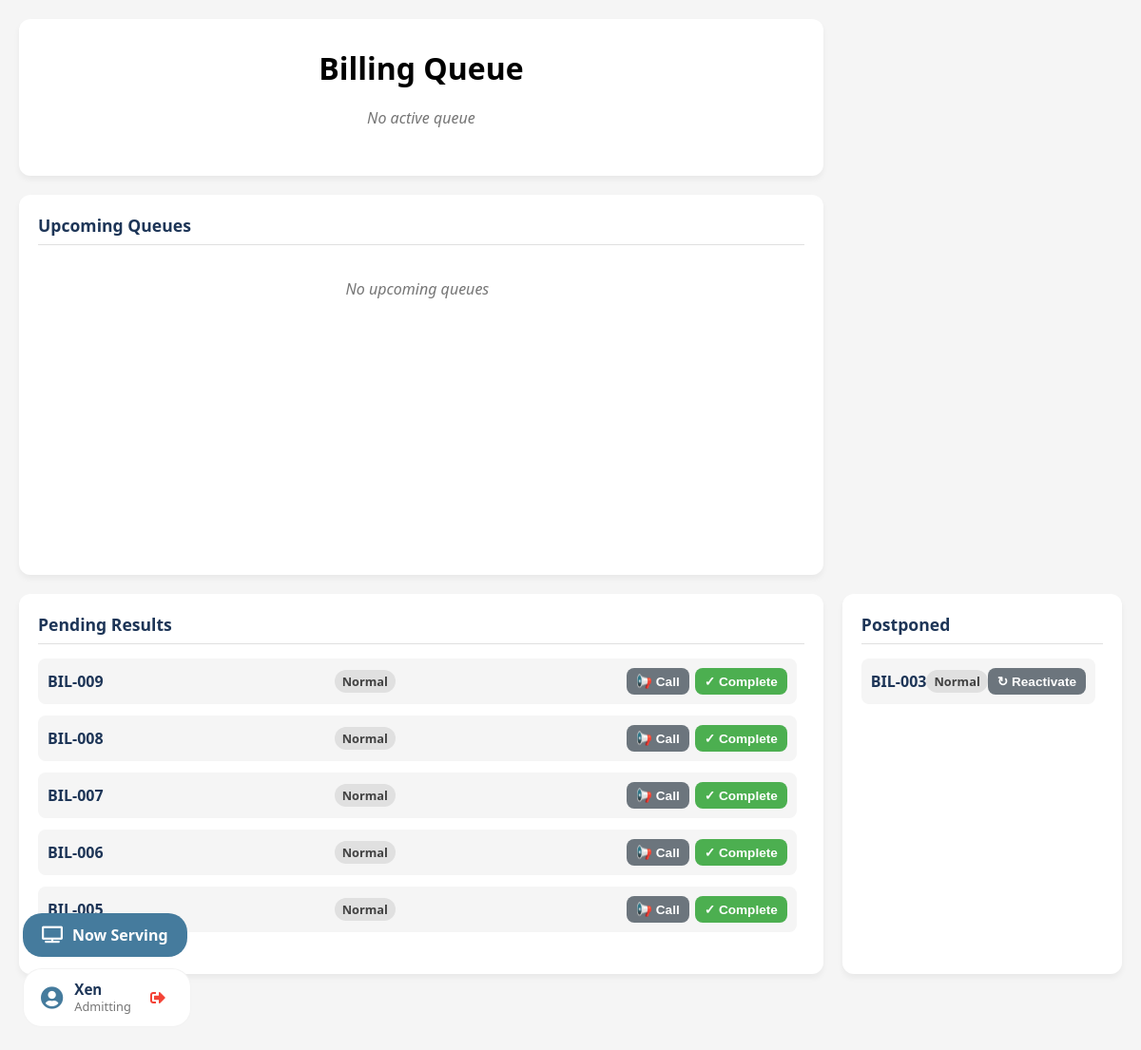
Screenshot of /queue_bil.php (signed in) with the database file from the repository.
### tables this page shows
CREATE TABLE `departments` (
  `dept_id` int(11) NOT NULL,
  `name` varchar(255) DEFAULT NULL,
  `description` text DEFAULT NULL,
  `date_created` datetime DEFAULT current_timestamp()
);

CREATE TABLE `queues` (
  `qid` int(11) NOT NULL,
  `queue_num` varchar(20) NOT NULL,
  `status` enum('waiting','in-progress','completed','postponed','pending') DEFAULT 'waiting',
  `service_name` varchar(100) NOT NULL,
  `priority` enum('Normal','Emergency','PWD','Senior Citizen','Pregnant','Red Flag') DEFAULT 'Normal',
  `department_id` int(11) NOT NULL,
  `announcement_count` int(11) NOT NULL,
  `was_postponed` tinyint(4) NOT NULL DEFAULT 0,
  `created_at` datetime DEFAULT current_timestamp(),
  `updated_at` datetime DEFAULT current_timestamp() ON UPDATE current_timestamp(),
  `created_by` int(11) NOT NULL
);

### queue_bil.php (the view, shortened to what this page needs)
<?php
require('lib/conn.php');
$username = $_SESSION['username'];
$departmentId = isset($_GET['department_id']) ? intval($_GET['department_id']) : 1;
$deptName = "Unknown Department";
$deptStmt = $conn->prepare("SELECT name FROM departments WHERE dept_id = :dept_id");
$deptStmt->execute(['dept_id' => $departmentId]);
if ($row = $deptStmt->fetch()) {
    $deptName = $row['name'];
}
$userDeptName = "Unknown User's Department";
$deptStmt = $conn->prepare("SELECT d.name FROM departments d
                            JOIN users u ON d.dept_id = u.dept_id
                            WHERE u.user_id = :user_id ");
$deptStmt->execute(['user_id' => $_SESSION['user_id']]);
if ($row = $deptStmt->fetch()){
  $userDeptName = $row['name'];
}
$currentStmt = $conn->prepare("
    SELECT * FROM queues
    WHERE status = 'in-progress' AND department_id = :dept_id
    ORDER BY
            CASE
                WHEN priority = 'Red Flag' THEN 0
                 WHEN priority = 'Emergency' THEN 1
                WHEN priority IN ('PWD', 'Senior Citizen', 'Pregnant') THEN 2
                ELSE 3
            END,
        CAST(SUBSTRING(queue_num, 3) AS UNSIGNED) ASC
    LIMIT 1
");
$currentStmt->execute(['dept_id' => $departmentId]);
$currentQueue = $currentStmt->fetch();
$upcomingStmt = $conn->prepare("
    SELECT * FROM queues
    WHERE status = 'waiting' AND department_id = :dept_id
     ORDER BY
            CASE
                WHEN priority = 'Red Flag' THEN 0
                 WHEN priority = 'Emergency' THEN 1
                WHEN priority IN ('PWD', 'Senior Citizen', 'Pregnant') THEN 2
                ELSE 3
            END,
        created_at ASC
");
$upcomingStmt->execute(['dept_id' => $departmentId]);
$allUpcomingQueues = $upcomingStmt->fetchAll();
$postponedStmt = $conn->prepare("
    SELECT * FROM queues
    WHERE status = 'postponed' AND department_id = :dept_id
    ORDER BY updated_at DESC
    LIMIT 5
");
$postponedStmt->execute(['dept_id' => $departmentId]);
$postponedQueues = $postponedStmt->fetchAll();
$pendingStmt = $conn->prepare("
    SELECT * FROM queues
    WHERE status = 'pending' AND department_id = :dept_id
    ORDER BY updated_at DESC
    LIMIT 5
");
$pendingStmt->execute(['dept_id' => $departmentId]);
$pendingQueues = $pendingStmt->fetchAll();
$hasUpcomingQueues = count($allUpcomingQueues) > 0;
?>
<!DOCTYPE html>
<html lang="en">
<head>
  <link rel="stylesheet" href="https://cdnjs.cloudflare.com/ajax/libs/font-awesome/5.15.4/css/all.min.css">
</head>
<body>
<div class="user-info-panel">
  <a href="lab_display.php" class="now-serving-btn" title="View Display Screen" target="_blank">
    <i class="fas fa-tv"></i>
    <span>Now Serving</span>
  </a>
  <div class="user-info-content">
    <i class="fas fa-user-circle user-icon"></i>
    <div class="user-details">
      <span class="username"><?php echo htmlspecialchars($username); ?></span>
      <span class="dept-name"><?php echo htmlspecialchars($userDeptName); ?></span>
    </div>
    <button id="logoutBtn" class="logout-btn" title="Logout">
      <i class="fas fa-sign-out-alt"></i>
    </button>
  </div>
</div>
  <div class="side-panel">
    <div class="card">
      <div class="card-header">
        <span>Pending Results</span>
      </div>
      <div class="card-body">
        <?php foreach ($pendingQueues as $q): ?>
          <div class="queue-item">
            <span class="queue-item-number"><?= $q['queue_num'] ?></span>
            <span class="priority-flag <?= getPriorityClass($q['priority']) ?>">
              <?= ucfirst($q['priority']) ?>
            </span>
            <div class="queue-item-actions">
              <button class="btn btn-secondary btn-sm" onclick="callPendingQueue('<?= $q['queue_num'] ?>')" title="Call patient back">
                📢 Call
              </button>
              <form method="post" style="display:inline;">
                <button type="submit" name="complete_pending" class="btn btn-success btn-sm" title="Mark as completed">
                  ✓ Complete
                </button>
              </form>
            </div>
          </div>
        <?php endforeach; ?>
      </div>
    </div>
  </div>
  <div class="main-content">
    <div class="card current-queue">
      <h1><?= htmlspecialchars($deptName) ?> Queue</h1>
      <?php if ($currentQueue): ?>
        <div class="queue-details">
          <div>Currently Serving</div>
          <div class="queue-number"><?= $currentQueue['queue_num'] ?></div>
          <div><?= htmlspecialchars($currentQueue['service_name']) ?></div>
          <div>Priority: <?= ucfirst($currentQueue['priority']) ?></div>
        </div>
        <div class="announcement-count">
          Announcements: <?= $currentQueue['announcement_count'] ?? 0 ?>/3
        </div>
        <div class="queue-actions">
          <?php if (($currentQueue['announcement_count'] ?? 0) < 3): ?>
            <button class="announce-btn btn btn-primary" onclick="announceCurrentQueue()">
              📢 Announce
            </button>
          <?php else: ?>
            <button class="announce-btn btn btn-primary" disabled style="opacity: 0.6; cursor: not-allowed;">
              📢 Announce (Max 3)
            </button>
          <?php endif; ?>
          <?php if (!$hasUpcomingQueues): ?>
            <form method="post">
              <input type="hidden" name="qid" value="<?= $currentQueue['qid'] ?>">
              <button type="submit" name="complete_current" class="btn btn-success">
                ✓ Completed
              </button>
            </form>
          <?php endif; ?>
          <form method="post" style="display:inline;">
            <button type="submit" name="pending_queue" class="btn btn-warning">
              ⏳ Pending
            </button>
          </form>
          <?php if (($currentQueue['announcement_count'] ?? 0) >= 3): ?>
            <form method="post" style="display:inline;">
              <button type="submit" name="postpone_queue" class="btn btn-danger">
                ↻ Postpone Queue
              </button>
            </form>
          <?php endif; ?>
        </div>
      <?php else: ?>
        <div class="empty-state">No active queue</div>
      <?php endif; ?>
    </div>
    <div class="card">
      <div class="card-header">
        <span>Upcoming Queues</span>
      </div>
      <div class="card-body">
        <?php if (count($allUpcomingQueues) > 0): ?>
          <?php foreach (array_slice($allUpcomingQueues, 0, 10) as $q): ?>
            <div class="queue-item">
              <span class="queue-item-number"><?= $q['queue_num'] ?></span>
              <span class="priority-flag <?= getPriorityClass($q['priority']) ?>">
                <?= ucfirst($q['priority']) ?>
              </span>
              <?php if ($q['was_postponed'] ?? false): ?>
                <form method="post" style="display:inline;">
                  <input type="hidden" name="qid" value="<?= $q['qid'] ?>">
                  <button type="submit" name="repostpone" class="btn-undo" title="Return to postponed">
                    ↻ Undo
                  </button>
                </form>
              <?php endif; ?>
            </div>
          <?php endforeach; ?>
          <?php if (count($allUpcomingQueues) > 10): ?>
            <div style="text-align: center; color: var(--dark-gray); font-size: 0.9rem;">
              +<?= count($allUpcomingQueues) - 10 ?> more in queue
            </div>
          <?php endif; ?>
        <?php else: ?>
          <div class="empty-state">No upcoming queues</div>
        <?php endif; ?>
      </div>
    </div>
  </div>
  <div class="side-panel">
    <div class="card">
      <div class="card-header">
        <span>Postponed</span>
      </div>
      <div class="card-body">
        <?php foreach ($postponedQueues as $q): ?>
          <div class="queue-item">
            <span class="queue-item-number"><?= $q['queue_num'] ?></span>
            <span class="priority-flag <?= getPriorityClass($q['priority']) ?>">
              <?= ucfirst($q['priority']) ?>
            </span>
            <form method="post" style="display:inline;">
              <button type="submit" name="reactivate" class="btn btn-secondary btn-sm"
                      title="Return to end of waiting queue">
                ↻ Reactivate
              </button>
            </form>
          </div>
        <?php endforeach; ?>
      </div>
    </div>
  </div>
</body>
</html>
<?php
function getPriorityClass($priority) {
    $priority = strtolower($priority);
    if (strpos($priority, 'emergency') !== false || strpos($priority, 'red flag') !== false) {
        return 'priority-emergency';
    } elseif (strpos($priority, 'pwd') !== false || strpos($priority, 'senior') !== false || strpos($priority, 'pregnant') !== false) {
        return 'priority-pwd';
    } else {
        return 'priority-normal';
    }
}
?>

### queue_bil.php (style rules this page uses)
:root { --primary: #457b9d; --primary-dark: #1d3557; --secondary: #e63946; --warning: #FF9800; --danger: #f44336; --success: #4CAF50; --light-gray: #f5f5f5; --gray: #e0e0e0; --dark-gray: #757575; --white: #ffffff; }
* { box-sizing: border-box; margin: 0; padding: 0; }
body { font-family: 'Segoe UI', Tahoma, Geneva, Verdana, sans-serif; background: var(--light-gray); padding: 20px; min-height: 100vh; display: grid; grid-template-columns: 300px 1fr 300px; gap: 20px; max-width: 1600px; margin: 0 auto; }
.side-panel { display: flex; flex-direction: column; gap: 20px; }
.main-content { display: flex; flex-direction: column; gap: 20px; }
.card { background: var(--white); border-radius: 12px; box-shadow: 0 4px 6px rgba(0, 0, 0, 0.05); padding: 20px; transition: transform 0.2s, box-shadow 0.2s; display: flex; flex-direction: column; height: 400px; }
.card-header { font-size: 1.1rem; font-weight: 600; color: var(--primary-dark); margin-bottom: 15px; padding-bottom: 8px; border-bottom: 1px solid var(--gray); display: flex; justify-content: space-between; align-items: center; }
.card-body { display: flex; flex-direction: column; gap: 12px; overflow-y: auto; flex-grow: 1; padding-right: 8px; }
.current-queue { text-align: center; padding: 30px 20px; height: auto; }
.btn { padding: 10px 16px; border: none; border-radius: 8px; font-weight: 600; cursor: pointer; display: inline-flex; align-items: center; justify-content: center; gap: 6px; transition: all 0.2s; }
.btn-sm { padding: 6px 10px; font-size: 0.85rem; }
.btn-success { background: var(--success); color: var(--white); }
.btn-secondary { background: #6c757d; color: var(--white); }
.queue-item { display: flex; justify-content: space-between; align-items: center; padding: 10px; border-radius: 8px; background: var(--light-gray); }
.queue-item-number { font-weight: 600; color: var(--primary-dark); }
.priority-flag { font-size: 0.8rem; padding: 3px 8px; border-radius: 12px; font-weight: 600; }
.priority-normal { background: #e0e0e0; color: #424242; }
.queue-item-actions { display: flex; gap: 6px; }
.empty-state { color: var(--dark-gray); font-style: italic; text-align: center; padding: 20px 0; }
.user-info-panel { position: fixed; bottom: 24px; left: 24px; z-index: 1000; display: flex; flex-direction: column; gap: 12px; }
.user-info-content { display: flex; align-items: center; gap: 12px; background: white; padding: 12px 18px; border-radius: 20px; box-shadow: var(--shadow-md); border: 1px solid rgba(0,0,0,0.05); order: 2; }
.now-serving-btn { background: var(--primary); color: white; padding: 12px 20px; border-radius: 20px; font-weight: 600; display: flex; align-items: center; gap: 10px; text-decoration: none; box-shadow: var(--shadow-md); transition: all 0.2s; font-size: 1rem; order: 1; width: fit-content; }
.user-icon { color: var(--primary); font-size: 1.5rem; }
.user-details { display: flex; flex-direction: column; line-height: 1.3; }
.username { font-weight: 600; color: var(--primary-dark); font-size: 0.95rem; }
.dept-name { color: var(--dark-gray); font-size: 0.8rem; }
.logout-btn { background: none; border: none; color: var(--danger); cursor: pointer; font-size: 1rem; width: 32px; height: 32px; display: flex; align-items: center; justify-content: center; border-radius: 50%; transition: all 0.2s; }
.now-serving-btn i { font-size: 1.1rem; }
@media (max-width: 1200px) { body { grid-template-columns: 1fr; } }
@media (max-width: 1200px) { .side-panel { grid-row: 2; flex-direction: row; flex-wrap: wrap; } }
@media (max-width: 1200px) { .side-panel > .card { flex: 1 1 350px; } }
@media (max-width: 1200px) { .user-info-panel { flex-direction: column; align-items: flex-start; } }
body { padding-bottom: 80px; }

### rows the page displays
departments: name "Admitting"
queues: queue_num "BIL-009", priority "Normal"
queues: queue_num "BIL-008", priority "Normal"
queues: queue_num "BIL-007", priority "Normal"
queues: queue_num "BIL-006", priority "Normal"
queues: queue_num "BIL-005", priority "Normal"
departments: name "Billing"
queues: queue_num "BIL-003", priority "Normal"

### other values shown
$username "Xen"
